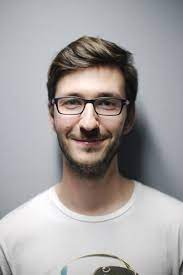
#> input picture Assignment3/sajeeb_image.jpg, 183 x 275 px
$ python 1811076104.py
#> lines starting #> are read from the running program, lines starting #| are printed output that depends on the picture
import matplotlib.pyplot as plt
import cv2
import numpy as np


def main():

    image_path = 'sajeeb_image.jpg'
    rgb_image = plt.imread(image_path)
#> rgb_image is the input picture: shape (275, 183, 3); mean R, G, B 165.1, 160.7, 161.1
    print(rgb_image.shape)
#| (275, 183, 3)


    plt.subplot(3, 3, 1)
    plt.title('RGB Image')
    plt.imshow(rgb_image)


    kernel1 = np.array([[-1, -1, -3],
                    [0, 11, -1],
                    [-1, -1, -1]], dtype=np.int8)

    print(kernel1)

    processed_img = cv2.filter2D(src =rgb_image, ddepth=-1, kernel = kernel1)
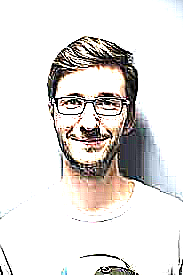
#> processed_img: shape (275, 183, 3); mean R, G, B 226.8, 223.5, 221.5

    kernel2 = np.ones((3, 3), np.float32)*0.15

    plt.subplot(3, 3, 2)
    plt.title('Kerne-1')
    plt.imshow(processed_img, cmap = 'gray')

    print(kernel2)

    processed_img2 = cv2.filter2D(src =rgb_image, ddepth=-1, kernel = kernel2)
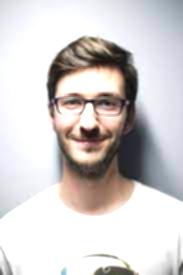
#> processed_img2: shape (275, 183, 3); mean R, G, B 211.5, 206.9, 206.5

    plt.subplot(3, 3, 3)
    plt.title('Kernel-2')
    plt.imshow(processed_img2)

    kernel3 = np.ones((3, 3), np.float32)/4

    print(kernel3)

    processed_img3 = cv2.filter2D(src =rgb_image, ddepth=-1, kernel = kernel3)
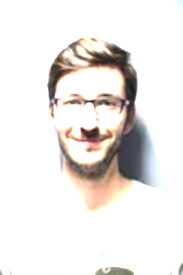
#> processed_img3: shape (275, 183, 3); mean R, G, B 236.6, 232.7, 230.1

    plt.subplot(3, 3, 4)
    plt.title('Kernel-3')
    plt.imshow(processed_img3)

    kernel4 = np.array([
        [15, -1, 23],
        [-1, -23, -1],
        [0, -1, -5]
    ], dtype=np.int8)

    print(kernel4)

    processed_img4 = cv2.filter2D(src =rgb_image, ddepth=-1, kernel = kernel4)
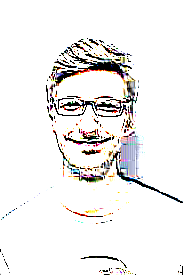
#> processed_img4: shape (275, 183, 3); mean R, G, B 239.8, 238.3, 237.5

    plt.subplot(3, 3, 5)
    plt.title('Kernel-4')
    plt.imshow(processed_img4)

    kernel5 = np.array([
        [0, -1, 0],
        [-3, 9, -3],
        [0, -1, 0]
    ], dtype=np.int8)

    print(kernel5)

    processed_img5 = cv2.filter2D(src =rgb_image, ddepth=-1, kernel = kernel5)
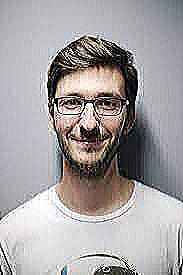
#> processed_img5: shape (275, 183, 3); mean R, G, B 165.5, 161.7, 162.5

    plt.subplot(3, 3, 6)
    plt.title('Kernel-5')
    plt.imshow(processed_img5)

    kernel6 = np.array([
        [0, -1, 0],
        [-1, 9, -1],
        [-5, -1, 0]
    ], dtype=np.int8)

    print(kernel6)

    processed_img6 = cv2.filter2D(src =rgb_image, ddepth=-1, kernel = kernel6)
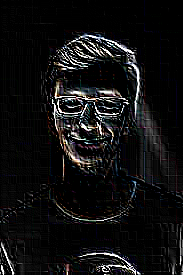
#> processed_img6: shape (275, 183, 3); mean R, G, B 17.1, 16.9, 17.2

    plt.subplot(3, 3, 7)
    plt.title('Kernel-6')
    plt.imshow(processed_img6)
    plt.savefig('Output Image.jpg')
    plt.show()


if __name__ == '__main__':
    main()
